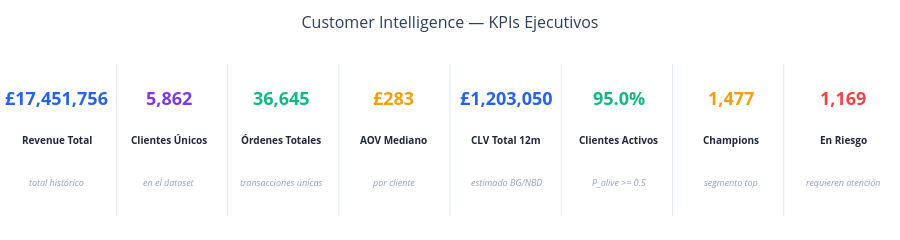

Notebook code cell kept with this figure:
### Markdown cell above
## 2 · KPIs ejecutivos

### Code cell
kpis = [
    ('Revenue Total',    f'£{total_revenue:,.0f}',  '#2563EB', 'total histórico'),
    ('Clientes Únicos',  f'{total_customers:,}',     '#7C3AED', 'en el dataset'),
    ('Órdenes Totales',  f'{total_orders:,}',        '#10B981', 'transacciones únicas'),
    ('AOV Mediano',      f'£{avg_order_val:,.0f}',  '#F59E0B', 'por cliente'),
    ('CLV Total 12m',    f'£{total_clv:,.0f}',      '#2563EB', 'estimado BG/NBD'),
    ('Clientes Activos', f'{pct_alive:.1f}%',        '#10B981', 'P_alive >= 0.5'),
    ('Champions',        f'{champions_n:,}',          '#F59E0B', 'segmento top'),
    ('En Riesgo',        f'{at_risk_n:,}',           '#EF4444', 'requieren atención'),
]

fig = make_subplots(rows=1, cols=8, horizontal_spacing=0.01)

for i, (label, value, color, subtitle) in enumerate(kpis):
    fig.add_trace(
        go.Scatter(x=[0], y=[0], mode='markers', marker=dict(opacity=0)),
        row=1, col=i+1
    )
    xref = 'x' if i == 0 else f'x{i+1}'
    yref = 'y' if i == 0 else f'y{i+1}'

    fig.add_annotation(xref=xref, yref=yref, x=0, y=0.5,
        text=f'<b>{value}</b>', showarrow=False,
        font=dict(size=18, color=color), align='center')

    fig.add_annotation(xref=xref, yref=yref, x=0, y=0,
        text=f'<b>{label}</b>', showarrow=False,
        font=dict(size=10, color='#1E293B'), align='center')

    fig.add_annotation(xref=xref, yref=yref, x=0, y=-0.5,
        text=f'<i>{subtitle}</i>', showarrow=False,
        font=dict(size=9, color='#94A3B8'), align='center')

    axis_x = 'xaxis' if i == 0 else f'xaxis{i+1}'
    axis_y = 'yaxis' if i == 0 else f'yaxis{i+1}'
    fig.update_layout(**{
        axis_x: dict(visible=False, range=[-1, 1]),
        axis_y: dict(visible=False, range=[-1, 1]),
    })

for i in range(1, 8):
    fig.add_shape(type='line', xref='paper', yref='paper',
        x0=i/8, x1=i/8, y0=0.05, y1=0.95,
        line=dict(color='#E2E8F0', width=1))

fig.update_layout(
    title=dict(text='Customer Intelligence — KPIs Ejecutivos',
               font=dict(size=16), x=0.5, xanchor='center'),
    height=220,
    paper_bgcolor='white',
    plot_bgcolor='white',
    showlegend=False,
    margin=dict(t=55, b=15, l=5, r=5),
)

fig.show()
fig.write_html(OUTPUT_DIR / 'kpis.html')
print('✅ kpis.html guardado')

### Figure 1 — Plotly figure (JSON) as saved in the notebook; plotly's stock layout.template omitted (floating-point values rounded to 4 significant figures)
{"data": [{"marker": {"opacity": 0}, "mode": "markers", "type": "scatter", "x": [0], "xaxis": "x", "y": [0], "yaxis": "y"}, {"marker": {"opacity": 0}, "mode": "markers", "type": "scatter", "x": [0], "xaxis": "x2", "y": [0], "yaxis": "y2"}, {"marker": {"opacity": 0}, "mode": "markers", "type": "scatter", "x": [0], "xaxis": "x3", "y": [0], "yaxis": "y3"}, {"marker": {"opacity": 0}, "mode": "markers", "type": "scatter", "x": [0], "xaxis": "x4", "y": [0], "yaxis": "y4"}, {"marker": {"opacity": 0}, "mode": "markers", "type": "scatter", "x": [0], "xaxis": "x5", "y": [0], "yaxis": "y5"}, {"marker": {"opacity": 0}, "mode": "markers", "type": "scatter", "x": [0], "xaxis": "x6", "y": [0], "yaxis": "y6"}, {"marker": {"opacity": 0}, "mode": "markers", "type": "scatter", "x": [0], "xaxis": "x7", "y": [0], "yaxis": "y7"}, {"marker": {"opacity": 0}, "mode": "markers", "type": "scatter", "x": [0], "xaxis": "x8", "y": [0], "yaxis": "y8"}], "layout": {"annotations": [{"align": "center", "font": {"color": "#2563EB", "size": 18}, "showarrow": false, "text": "<b>£17,451,756</b>", "x": 0, "xref": "x", "y": 0.5, "yref": "y"}, {"align": "center", "font": {"color": "#1E293B", "size": 10}, "showarrow": false, "text": "<b>Revenue Total</b>", "x": 0, "xref": "x", "y": 0, "yref": "y"}, {"align": "center", "font": {"color": "#94A3B8", "size": 9}, "showarrow": false, "text": "<i>total histórico</i>", "x": 0, "xref": "x", "y": -0.5, "yref": "y"}, {"align": "center", "font": {"color": "#7C3AED", "size": 18}, "showarrow": false, "text": "<b>5,862</b>", "x": 0, "xref": "x2", "y": 0.5, "yref": "y2"}, {"align": "center", "font": {"color": "#1E293B", "size": 10}, "showarrow": false, "text": "<b>Clientes Únicos</b>", "x": 0, "xref": "x2", "y": 0, "yref": "y2"}, {"align": "center", "font": {"color": "#94A3B8", "size": 9}, "showarrow": false, "text": "<i>en el dataset</i>", "x": 0, "xref": "x2", "y": -0.5, "yref": "y2"}, {"align": "center", "font": {"color": "#10B981", "size": 18}, "showarrow": false, "text": "<b>36,645</b>", "x": 0, "xref": "x3", "y": 0.5, "yref": "y3"}, {"align": "center", "font": {"color": "#1E293B", "size": 10}, "showarrow": false, "text": "<b>Órdenes Totales</b>", "x": 0, "xref": "x3", "y": 0, "yref": "y3"}, {"align": "center", "font": {"color": "#94A3B8", "size": 9}, "showarrow": false, "text": "<i>transacciones únicas</i>", "x": 0, "xref": "x3", "y": -0.5, "yref": "y3"}, {"align": "center", "font": {"color": "#F59E0B", "size": 18}, "showarrow": false, "text": "<b>£283</b>", "x": 0, "xref": "x4", "y": 0.5, "yref": "y4"}, {"align": "center", "font": {"color": "#1E293B", "size": 10}, "showarrow": false, "text": "<b>AOV Mediano</b>", "x": 0, "xref": "x4", "y": 0, "yref": "y4"}, {"align": "center", "font": {"color": "#94A3B8", "size": 9}, "showarrow": false, "text": "<i>por cliente</i>", "x": 0, "xref": "x4", "y": -0.5, "yref": "y4"}, {"align": "center", "font": {"color": "#2563EB", "size": 18}, "showarrow": false, "text": "<b>£1,203,050</b>", "x": 0, "xref": "x5", "y": 0.5, "yref": "y5"}, {"align": "center", "font": {"color": "#1E293B", "size": 10}, "showarrow": false, "text": "<b>CLV Total 12m</b>", "x": 0, "xref": "x5", "y": 0, "yref": "y5"}, {"align": "center", "font": {"color": "#94A3B8", "size": 9}, "showarrow": false, "text": "<i>estimado BG/NBD</i>", "x": 0, "xref": "x5", "y": -0.5, "yref": "y5"}, {"align": "center", "font": {"color": "#10B981", "size": 18}, "showarrow": false, "text": "<b>95.0%</b>", "x": 0, "xref": "x6", "y": 0.5, "yref": "y6"}, {"align": "center", "font": {"color": "#1E293B", "size": 10}, "showarrow": false, "text": "<b>Clientes Activos</b>", "x": 0, "xref": "x6", "y": 0, "yref": "y6"}, {"align": "center", "font": {"color": "#94A3B8", "size": 9}, "showarrow": false, "text": "<i>P_alive >= 0.5</i>", "x": 0, "xref": "x6", "y": -0.5, "yref": "y6"}, {"align": "center", "font": {"color": "#F59E0B", "size": 18}, "showarrow": false, "text": "<b>1,477</b>", "x": 0, "xref": "x7", "y": 0.5, "yref": "y7"}, {"align": "center", "font": {"color": "#1E293B", "size": 10}, "showarrow": false, "text": "<b>Champions</b>", "x": 0, "xref": "x7", "y": 0, "yref": "y7"}, {"align": "center", "font": {"color": "#94A3B8", "size": 9}, "showarrow": false, "text": "<i>segmento top</i>", "x": 0, "xref": "x7", "y": -0.5, "yref": "y7"}, {"align": "center", "font": {"color": "#EF4444", "size": 18}, "showarrow": false, "text": "<b>1,169</b>", "x": 0, "xref": "x8", "y": 0.5, "yref": "y8"}, {"align": "center", "font": {"color": "#1E293B", "size": 10}, "showarrow": false, "text": "<b>En Riesgo</b>", "x": 0, "xref": "x8", "y": 0, "yref": "y8"}, {"align": "center", "font": {"color": "#94A3B8", "size": 9}, "showarrow": false, "text": "<i>requieren atención</i>", "x": 0, "xref": "x8", "y": -0.5, "yref": "y8"}], "height": 220, "margin": {"b": 15, "l": 5, "r": 5, "t": 55}, "paper_bgcolor": "white", "plot_bgcolor": "white", "shapes": [{"line": {"color": "#E2E8F0", "width": 1}, "type": "line", "x0": 0.125, "x1": 0.125, "xref": "paper", "y0": 0.05, "y1": 0.95, "yref": "paper"}, {"line": {"color": "#E2E8F0", "width": 1}, "type": "line", "x0": 0.25, "x1": 0.25, "xref": "paper", "y0": 0.05, "y1": 0.95, "yref": "paper"}, {"line": {"color": "#E2E8F0", "width": 1}, "type": "line", "x0": 0.375, "x1": 0.375, "xref": "paper", "y0": 0.05, "y1": 0.95, "yref": "paper"}, {"line": {"color": "#E2E8F0", "width": 1}, "type": "line", "x0": 0.5, "x1": 0.5, "xref": "paper", "y0": 0.05, "y1": 0.95, "yref": "paper"}, {"line": {"color": "#E2E8F0", "width": 1}, "type": "line", "x0": 0.625, "x1": 0.625, "xref": "paper", "y0": 0.05, "y1": 0.95, "yref": "paper"}, {"line": {"color": "#E2E8F0", "width": 1}, "type": "line", "x0": 0.75, "x1": 0.75, "xref": "paper", "y0": 0.05, "y1": 0.95, "yref": "paper"}, {"line": {"color": "#E2E8F0", "width": 1}, "type": "line", "x0": 0.875, "x1": 0.875, "xref": "paper", "y0": 0.05, "y1": 0.95, "yref": "paper"}], "showlegend": false, "title": {"font": {"size": 16}, "text": "Customer Intelligence — KPIs Ejecutivos", "x": 0.5, "xanchor": "center"}, "xaxis": {"anchor": "y", "domain": [0, 0.1162], "range": [-1, 1], "visible": false}, "xaxis2": {"anchor": "y2", "domain": [0.1263, 0.2425], "range": [-1, 1], "visible": false}, "xaxis3": {"anchor": "y3", "domain": [0.2525, 0.3688], "range": [-1, 1], "visible": false}, "xaxis4": {"anchor": "y4", "domain": [0.3788, 0.495], "range": [-1, 1], "visible": false}, "xaxis5": {"anchor": "y5", "domain": [0.505, 0.6212], "range": [-1, 1], "visible": false}, "xaxis6": {"anchor": "y6", "domain": [0.6312, 0.7475], "range": [-1, 1], "visible": false}, "xaxis7": {"anchor": "y7", "domain": [0.7575, 0.8737], "range": [-1, 1], "visible": false}, "xaxis8": {"anchor": "y8", "domain": [0.8837, 1.0], "range": [-1, 1], "visible": false}, "yaxis": {"anchor": "x", "domain": [0, 1], "range": [-1, 1], "visible": false}, "yaxis2": {"anchor": "x2", "domain": [0, 1], "range": [-1, 1], "visible": false}, "yaxis3": {"anchor": "x3", "domain": [0, 1], "range": [-1, 1], "visible": false}, "yaxis4": {"anchor": "x4", "domain": [0, 1], "range": [-1, 1], "visible": false}, "yaxis5": {"anchor": "x5", "domain": [0, 1], "range": [-1, 1], "visible": false}, "yaxis6": {"anchor": "x6", "domain": [0, 1], "range": [-1, 1], "visible": false}, "yaxis7": {"anchor": "x7", "domain": [0, 1], "range": [-1, 1], "visible": false}, "yaxis8": {"anchor": "x8", "domain": [0, 1], "range": [-1, 1], "visible": false}}}
